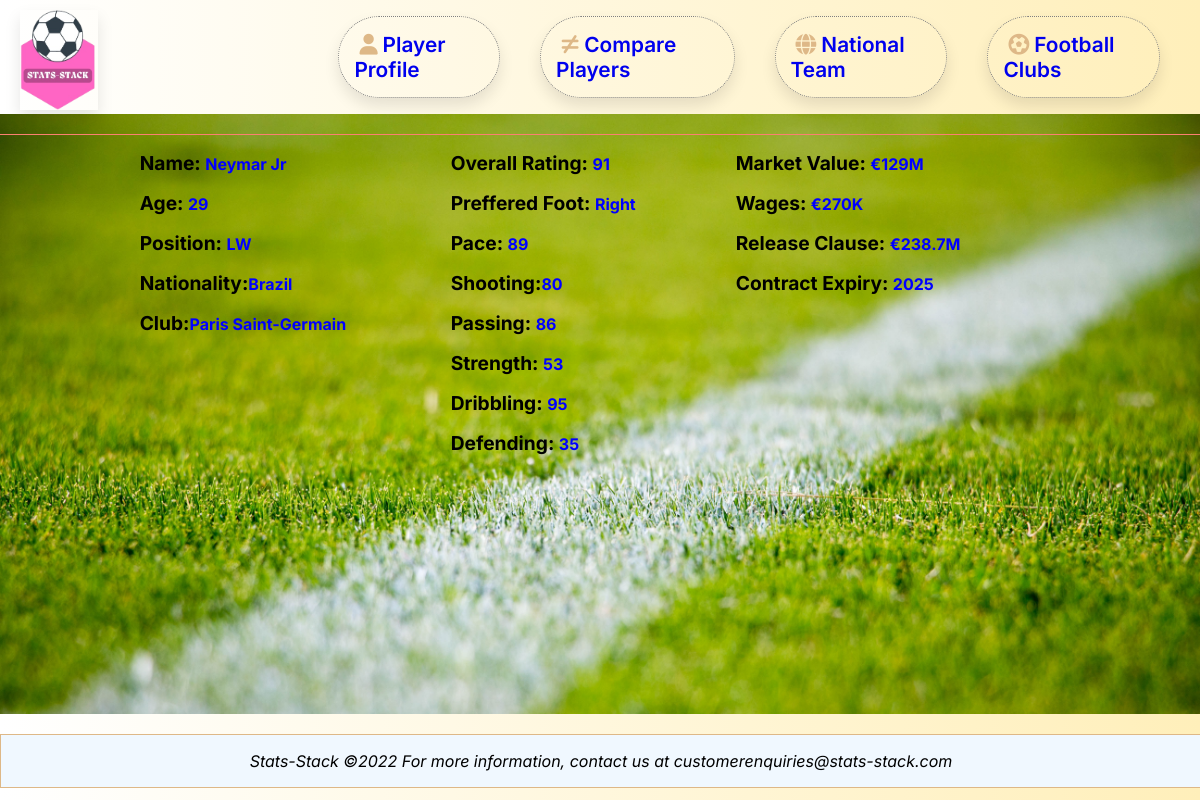
Screenshot of /profile/3839/ with the database file from the repository.
### statlist/models.py (models this page shows, shortened)
class Player(models.Model):
    class Meta:
        ordering = ('-skills__rating',)
    playerID = models.AutoField(primary_key=True)
    playerName = models.CharField(max_length=200)
    playerAge = models.IntegerField(default=0)
    playerPhoto = models.URLField(max_length=1000)
    playerPosition = models.CharField(max_length=3)
    playerCountry = models.ForeignKey(
        Country, on_delete=models.SET_NULL, null=True)
    playerClub = models.ForeignKey(Club, on_delete=models.SET_NULL, null=True)
    skills = models.OneToOneField(
        Skills, on_delete=models.SET_NULL, null=True)
    playerValue = models.OneToOneField(
        TransferMarket, on_delete=models.SET_NULL, null=True)

class Country(models.Model):
    countryID = models.AutoField(primary_key=True)
    countryName = models.CharField(max_length=200)
    countryFlag = models.URLField(max_length=1000)
    def __str__(self):
        return f"{self.countryName}"
    class Meta:
        ordering = ('countryName',)

class Club(models.Model):
    clubID = models.AutoField(primary_key=True)
    clubName = models.CharField(max_length=200)
    clubLogo = models.URLField(max_length=1000)
    def __str__(self):
        return f"{self.clubName}"

class Skills(models.Model):
    skillsID = models.AutoField(primary_key=True)
    prefferedFoot = models.CharField(max_length=10)
    pace = models.IntegerField(default=0)
    shooting = models.IntegerField(default=0)
    passing = models.IntegerField(default=0)
    strength = models.IntegerField(default=0)
    dribbling = models.IntegerField(default=0)
    defending = models.IntegerField(default=0)
    rating = models.IntegerField(default=0)

class TransferMarket(models.Model):
    transferID = models.AutoField(primary_key=True)
    value = models.CharField(max_length=10, null=True)
    contractExpiry = models.IntegerField()
    wages = models.CharField(max_length=10)
    releaseClause = models.CharField(max_length=10)

### statlist/views.py (the view)
# urls.py: path('profile/<int:id>/', views.details, name="details"),
def details(request, id):
    try:
        playerobj = Player.objects.all().filter(
            playerID=id).order_by("-skills__rating").first()
    except ObjectDoesNotExist:
        print("the Player object does not exist or could not be fetched from the database")
    except MultipleObjectsReturned:
        print("The query returned more than one object, possible duplication of countryname or wrong queryset")
    return render(request, 'statlist/playerdetail.html', {'player': playerobj})

### statlist/templates/statlist/playerdetail.html
{% extends 'statlist/base.html' %}
{% load static %}
{% block content %}
{% if player %}
    <div class="details">
        <div class="profile-img"><img src="{{player.playerPhoto}}" alt=""></div>
        <div class="details-card">
                <div>
                    <p><span class="field-name">Name:</span> <span class="field-value">{{player.playerName}}</span></p>
                    <p><span class="field-name">Age:</span> <span class="field-value">{{player.playerAge}}</span></p>
                    <p><span class="field-name">Position:</span> <span class="field-value">{{player.playerPosition}}</span></p>
                    <p><span class="field-name">Nationality:</span><span class="field-value">{{player.playerCountry}} </span><img src="{{player.playerCountry.countryFlag}}" alt=""></p>
                    <p><span class="field-name">Club:</span><span class="field-value">{{player.playerClub}}</span> <img src="{{player.playerClub.clubLogo}}" alt=""></p>
                </div>
                <div>
                    <p><span class="field-name">Overall Rating:</span> <span class="field-value">{{player.skills.rating}}</span></p>
                    <p><span class="field-name">Preffered Foot:</span> <span class="field-value">{{player.skills.prefferedFoot}}</span></p>
                    <p><span class="field-name">Pace:</span> <span class="field-value">{{player.skills.pace}}</span></p>
                    <p><span class="field-name">Shooting:</span><span class="field-value">{{player.skills.shooting}}</span></p>
                    <p><span class="field-name">Passing:</span> <span class="field-value">{{player.skills.passing}}</span></p>
                    <p><span class="field-name">Strength:</span> <span class="field-value">{{player.skills.strength}}</span></p>
                    <p><span class="field-name">Dribbling:</span> <span class="field-value">{{player.skills.dribbling}}</span></p>
                    <p><span class="field-name">Defending:</span> <span class="field-value">{{player.skills.defending}}</span></p>
                </div>
                <div>
                    <p><span class="field-name">Market Value:</span> <span class="field-value">{{player.playerValue.value}}</span></p>
                    <p><span class="field-name">Wages:</span> <span class="field-value">{{player.playerValue.wages}}</span></p>
                    <p><span class="field-name">Release Clause:</span> <span class="field-value">{{player.playerValue.releaseClause}}</span></p>
                    <p><span class="field-name">Contract Expiry:</span> <span class="field-value">{{player.playerValue.contractExpiry}}</span></p>
                </div>
        </div>
    </div>
{% endif %}
{% endblock %}

### statlist/static/statlist/style.css (style rules this page uses)
body { background: #ffefba; background: -webkit-linear-gradient( to right, #ffffff, #ffefba ); background: linear-gradient( to right, #ffffff, #ffefba ); font-family: inter, sans-serif; margin: 0; }
.details { display: flex; flex-direction: column; align-items: center; background-image: url("../images/bg.jpeg"); background-size: cover; height: 600px; background-repeat: no-repeat; }
.details-card { display: flex; flex-direction: row; justify-content: center; }
.profile-img { border-bottom: 1px solid salmon; width: 100%; }
.details-card div { margin-right: 100px; }
.field-name { font-size: larger; font-family: inter, sans-serif; font-weight: 700; color: black; }
.field-value { color: blue; font-weight: 700; }

### rows the page displays
Player: playerName "Neymar Jr", playerAge "29", playerPosition "LW", playerCountry "Brazil", playerClub "Paris Saint-Germain", skills.rating "91", skills.prefferedFoot "Right", skills.pace "89", skills.shooting "80", skills.passing "86", skills.strength "53", skills.dribbling "95", skills.defending "35", playerValue.value "€129M", playerValue.wages "€270K", playerValue.releaseClause "€238.7M", playerValue.contractExpiry "2025"
